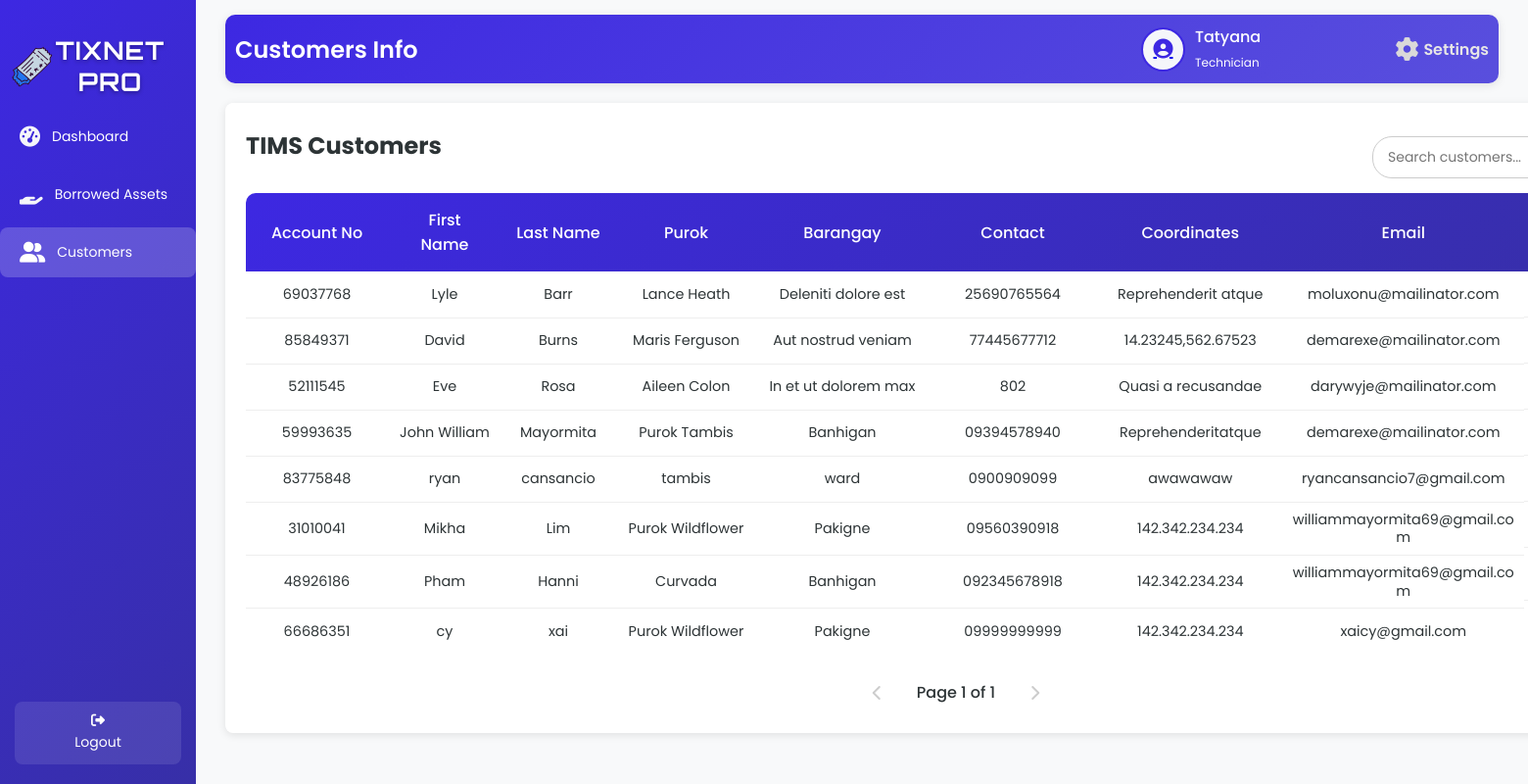
The page /techCustomers.php (signed in) on the database its author committed.
### tables this page shows
CREATE TABLE `tbl_customer` (
  `c_id` int(50) NOT NULL,
  `c_fname` varchar(200) NOT NULL,
  `c_lname` varchar(200) NOT NULL,
  `c_purok` varchar(200) NOT NULL,
  `c_barangay` varchar(200) NOT NULL,
  `c_contact` varchar(100) NOT NULL,
  `c_email` varchar(200) NOT NULL,
  `c_date` date NOT NULL,
  `c_napname` varchar(200) NOT NULL,
  `c_napport` int(50) NOT NULL,
  `c_macaddress` varchar(200) NOT NULL,
  `c_status` varchar(200) NOT NULL,
  `c_plan` varchar(200) NOT NULL,
  `c_equipment` varchar(200) NOT NULL,
  `c_account_no` int(100) NOT NULL,
  `c_coordinates` varchar(200) NOT NULL,
  `c_balance` int(50) NOT NULL,
  `c_startdate` varchar(100) NOT NULL,
  `c_nextdue` varchar(100) NOT NULL,
  `c_lastdue` varchar(100) NOT NULL,
  `c_nextbill` varchar(100) NOT NULL,
  `c_billstatus` varchar(100) NOT NULL,
  `c_advancedays` varchar(200) NOT NULL,
  `c_advance` int(200) NOT NULL
);

### techCustomers.php (the view, shortened to what this page needs)
<?php
include 'db.php';
function jsEscape($str) {
    return str_replace(
        ["\\", "'", "\"", "\n", "\r", "\t"],
        ["\\\\", "\\'", "\\\"", "\\n", "\\r", "\\t"],
        $str
    );
}
$firstName = '';
$userType = '';
$avatarPath = $_SESSION['avatarPath'];
$sqlUser = "SELECT u_fname, u_lname, u_type FROM tbl_user WHERE u_username = ?";
$stmt = $conn->prepare($sqlUser);
$stmt->bind_param("s", $_SESSION['username']);
$stmt->execute();
$resultUser = $stmt->get_result();
if ($resultUser->num_rows > 0) {
    $row = $resultUser->fetch_assoc();
    $firstName = $row['u_fname'];
    $userType = $row['u_type'];
}
$limit = 10;
$page = isset($_GET['page']) ? (int)$_GET['page'] : 1;
$offset = ($page - 1) * $limit;
$totalQuery = "SELECT COUNT(*) AS total FROM tbl_customer WHERE c_status NOT LIKE 'ARCHIVED:%' OR c_status IS NULL";
$totalResult = $conn->query($totalQuery);
$totalRow = $totalResult->fetch_assoc();
$total = $totalRow['total'];
$totalPages = ceil($total / $limit);
$sql = "SELECT c_account_no, c_fname, c_lname, c_purok, c_barangay, c_contact, c_email, c_coordinates, c_date, c_napname, c_napport, c_macaddress, c_status, c_plan, c_equipment
        FROM tbl_customer WHERE c_status NOT LIKE 'ARCHIVED:%' OR c_status IS NULL LIMIT ?, ?";
$stmt = $conn->prepare($sql);
$stmt->bind_param("ii", $offset, $limit);
$stmt->execute();
$result = $stmt->get_result();
?>
<!DOCTYPE html>
<html lang="en">
<head>
    <link rel="stylesheet" href="techCustomersSS.css">
    <link rel="stylesheet" href="https://cdnjs.cloudflare.com/ajax/libs/font-awesome/6.6.0/css/all.min.css" />
</head>
<body>
<div class="wrapper">
    <div class="sidebar">
        <h2><img src="image/logo.png" alt="Tix Net Icon" class="sidebar-icon">TixNet Pro</h2>
        <ul>
        <li><a href="technicianD.php"><i class="fas fa-tachometer-alt icon"></i> <span>Dashboard</span></a></li>
        <li><a href="techBorrowed.php"><i class="fas fa-hand-holding icon"></i> <span>Borrowed Assets</span></a></li>
        <li><a href="techCustomers.php" class="active"><i class="fas fa-user-friends icon"></i> <span>Customers</span></a></li>
        </ul>
        <footer>
            <a href="technician_staff.php" class="back-home"><i class="fas fa-sign-out-alt"></i> Logout</a>
        </footer>
    </div>
    <div class="container">
        <div class="upper">
            <h1>Customers Info</h1>
            <div class="user-profile">
                <div class="user-icon">
                    <a href="image.php">
                        <?php
                        $cleanAvatarPath = preg_replace('/\?\d+$/', '', $avatarPath);
                        if (!empty($avatarPath) && file_exists($cleanAvatarPath)) {
                            echo "<img src='" . htmlspecialchars($avatarPath, ENT_QUOTES, 'UTF-8') . "' alt='User Avatar'>";
                        } else {
                            echo "<i class='fas fa-user-circle'></i>";
                        }
                        ?>
                    </a>
                </div>
                <div class="user-details">
                    <span><?php echo htmlspecialchars($firstName, ENT_QUOTES, 'UTF-8'); ?></span>
                    <small><?php echo htmlspecialchars(ucfirst($userType), ENT_QUOTES, 'UTF-8'); ?></small>
                </div>
                <a href="settings.php" class="settings-link">
                    <i class="fas fa-cog"></i>
                    <span>Settings</span>
                </a>
            </div>
        </div>
        <div class="table-box glass-container">
            <h2>TIMS Customers</h2>
             <div class="search-container">
                <input type="text" class="search-bar" id="searchInput" placeholder="Search customers..." onkeyup="debouncedSearchCustomers()">
            </div>
            <table id="customers-table">
                <thead>
                    <tr>
                        <th>Account No</th>
                        <th>First Name</th>
                        <th>Last Name</th>
                        <th>Purok</th>
                        <th>Barangay</th>
                        <th>Contact</th>
                        <th>Coordinates</th>
                        <th>Email</th>
                        <th>Actions</th>
                    </tr>
                </thead>
                <tbody id="customers-tbody">
                    <?php
                    if ($result->num_rows > 0) {
                        while ($row = $result->fetch_assoc()) {
                            $displayStatus = ($row['c_status'] ?? '');
                            echo "<tr>
                                    <td>" . htmlspecialchars($row['c_account_no'], ENT_QUOTES, 'UTF-8') . "</td>
                                    <td>" . htmlspecialchars($row['c_fname'], ENT_QUOTES, 'UTF-8') . "</td>
                                    <td>" . htmlspecialchars($row['c_lname'], ENT_QUOTES, 'UTF-8') . "</td>
                                    <td>" . htmlspecialchars($row['c_purok'], ENT_QUOTES, 'UTF-8') . "</td>
                                    <td>" . htmlspecialchars($row['c_barangay'], ENT_QUOTES, 'UTF-8') . "</td>
                                    <td>" . htmlspecialchars($row['c_contact'], ENT_QUOTES, 'UTF-8') . "</td>
                                    <td>" . htmlspecialchars($row['c_coordinates'], ENT_QUOTES, 'UTF-8') . "</td>
                                    <td>" . htmlspecialchars($row['c_email'], ENT_QUOTES, 'UTF-8') . "</td>
                                    <td class='action-buttons'>
                                        <a class='view-btn' onclick=\"showViewModal('" . htmlspecialchars($row['c_account_no'], ENT_QUOTES, 'UTF-8') . "', '" . jsEscape($row['c_fname']) . "', '" . jsEscape($row['c_lname']) . "', '" . jsEscape($row['c_purok']) . "', '" . jsEscape($row['c_barangay']) . "', '" . jsEscape($row['c_contact']) . "', '" . jsEscape($row['c_email']) . "', '" . jsEscape($row['c_coordinates']) . "', '" . jsEscape($row['c_date']) . "', '" . jsEscape($row['c_napname']) . "', '" . jsEscape($row['c_napport']) . "', '" . jsEscape($row['c_macaddress']) . "', '" . jsEscape($displayStatus) . "', '" . jsEscape($row['c_plan']) . "', '" . jsEscape($row['c_equipment']) . "')\" title='View'><i class='fas fa-eye'></i></a>
                                    </td>
                                  </tr>";
                        }
                    } else {
                        echo "<tr><td colspan='9' style='text-align: center;'>No active customers found.</td></tr>";
                    }
                    ?>
                </tbody>
            </table>
            <div class="pagination" id="customers-pagination">
                <?php if ($page > 1): ?>
                    <a href="?page=<?php echo $page - 1; ?>" class="pagination-link"><i class="fas fa-chevron-left"></i></a>
                <?php else: ?>
                    <span class="pagination-link disabled"><i class="fas fa-chevron-left"></i></span>
                <?php endif; ?>
                <span class="current-page">Page <?php echo $page; ?> of <?php echo $totalPages; ?></span>
                <?php if ($page < $totalPages): ?>
                    <a href="?page=<?php echo $page + 1; ?>" class="pagination-link"><i class="fas fa-chevron-right"></i></a>
                <?php else: ?>
                    <span class="pagination-link disabled"><i class="fas fa-chevron-right"></i></span>
                <?php endif; ?>
            </div>
        </div>
    </div>
</div>
</body>
</html>

### rows shown on the page
tbl_customer: c_account_no "69037768", c_fname "Lyle", c_lname "Barr", c_purok "Lance Heath", c_barangay "Deleniti dolore est", c_contact "25690765564", c_coordinates "Reprehenderit atque", c_email "moluxonu@mailinator.com"
tbl_customer: c_account_no "85849371", c_fname "David", c_lname "Burns", c_purok "Maris Ferguson", c_barangay "Aut nostrud veniam", c_contact "77445677712", c_coordinates "14.23245,562.67523", c_email "demarexe@mailinator.com"
tbl_customer: c_account_no "52111545", c_fname "Eve", c_lname "Rosa", c_purok "Aileen Colon", c_barangay "In et ut dolorem max", c_contact "802", c_coordinates "Quasi a recusandae", c_email "darywyje@mailinator.com"
tbl_customer: c_account_no "59993635", c_fname "John William", c_lname "Mayormita", c_purok "Purok Tambis", c_barangay "Banhigan", c_contact "09394578940", c_coordinates "Reprehenderitatque", c_email "demarexe@mailinator.com"
tbl_customer: c_account_no "83775848", c_fname "ryan", c_lname "cansancio", c_purok "tambis", c_barangay "ward", c_contact "0900909099", c_coordinates "awawawaw", c_email "ryancansancio7@gmail.com"
tbl_customer: c_account_no "31010041", c_fname "Mikha", c_lname "Lim", c_purok "Purok Wildflower", c_barangay "Pakigne", c_contact "09560390918", c_coordinates "142.342.234.234", c_email "williammayormita69@gmail.com"
tbl_customer: c_account_no "48926186", c_fname "Pham", c_lname "Hanni", c_purok "Curvada", c_barangay "Banhigan", c_contact "092345678918", c_coordinates "142.342.234.234", c_email "williammayormita69@gmail.com"
tbl_customer: c_account_no "66686351", c_fname "cy", c_lname "xai", c_purok "Purok Wildflower", c_barangay "Pakigne", c_contact "09999999999", c_coordinates "142.342.234.234", c_email "xaicy@gmail.com"

### other values the page prints
$firstName "Tatyana"
$userType "Technician"
$page "1"
$totalPages "1"
